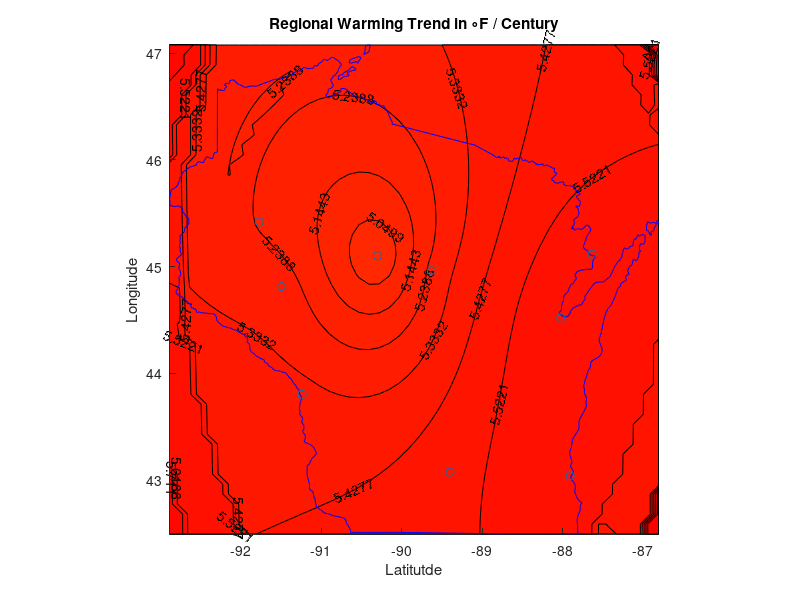

MATLAB code for this plot:
Alocations = csvread('Alocations.csv'); % known temperature points
wi_coords = csvread('wi_longlat.csv');  % map of wisconsin

% use the boundaries of the wisconsin map to derive the grid coords
% for the creation of the contours
xbounds = [min(wi_coords(:,1)), max(wi_coords(:,1))];
ybounds = [min(wi_coords(:,2)), max(wi_coords(:,2))];
xaxis = linspace(xbounds(1), xbounds(2), 50)';
yaxis = linspace(ybounds(1), ybounds(2), 50)';

m = size(xaxis,1);
n = size(yaxis,1);
z = zeros(n,m);
l = size(Alocations,1);
D=sqrt(((xbounds(2)-xbounds(1))*2/3)^2 + ((ybounds(2)-ybounds(1))*2/3)^2);

for i=1:m
    for j = 1:n
        denominator = 0;
        for k = 1:l
            alpha = sqrt((xaxis(i)-Alocations(k,1))^2 + (yaxis(j)-Alocations(k,2))^2);
            if alpha <= D
                z(j,i)=z(j,i)+ alpha * Alocations(k,3);
                denominator = denominator + alpha;
            end
        end
        z(j,i)=z(j,i)/denominator;
    end                
end

figure1 = figure;
axes1 = axes('Parent',figure1);
hold(axes1,'on');

[C,h] = contourf(xaxis, yaxis, z);
clabel(C,h);
xlabel('Latitutde');
ylabel('Longitude');
colormap(flipud(colormap('autumn')));
% colorbar('peer',axes1);
title('Regional Warming Trend in \circF / Century');
plot(wi_coords(:,1), wi_coords(:,2), 'b');
scatter(Alocations(:,1), Alocations(:,2), 'go');
pbaspect([1 1 1]);
